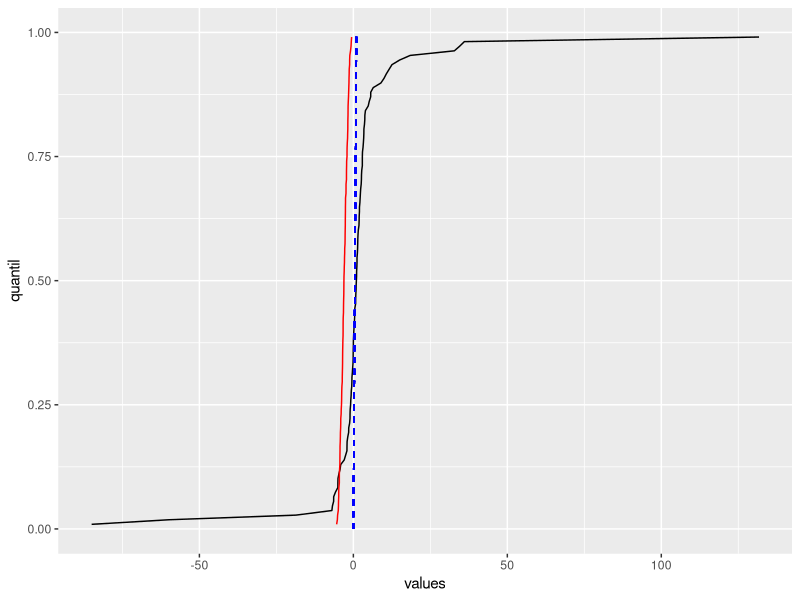

Here is the R script that generated this plot:
# Projeto de PE: 8-10
library(ggplot2)

# Constantes
loc <- 1
scale <- 1.8
tamanho <- 107

# Setup
set.seed(2009)
values <- sort(rcauchy(tamanho, loc, scale))

quantil <- c()
for (i in 1:tamanho) {
  quantil <- c(quantil, i/(tamanho+1))
}

# Junta os dois conjuntos numa dataframe só
df <- as.data.frame(quantil)
df$values <- values
df$values2 <- sort(rnorm(tamanho, -2.8, 1.183))

# Desenha o gráfico dos dois conjuntos
ggplot(df, aes(x=values, y=quantil)) + geom_line(linewidth = 0.5) +
  geom_line(aes(x=values2, y=quantil), colour = 'red') +
  geom_segment(aes(x=0, y=0, xend=1, yend=1), colour = 'blue', linetype = 'dashed')
  
